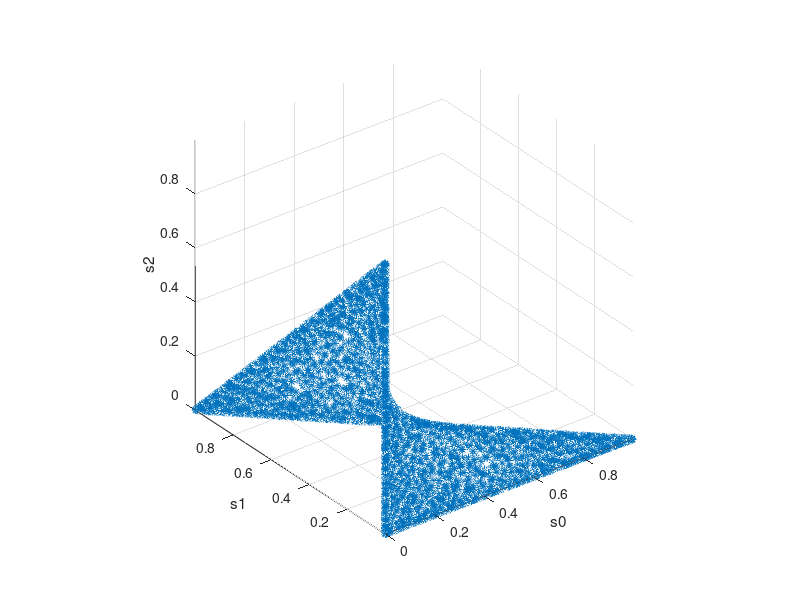
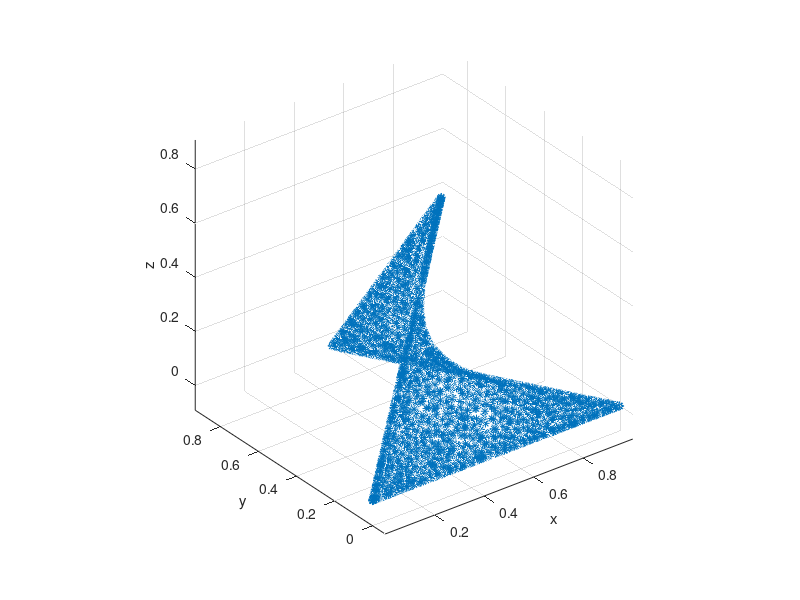

The MATLAB script that drew these images, in order: (Note: this script raises an error after producing the figures.)
%% Study 3-D Blackwell Measure.
clc;clear;
addpath('codes/polar/GA/');

P = 1;                  % The constellation power is 2P.
A = sqrt(P);            % Amplitude on I or Q.

A0 = A*[1,1];
A1 = A*[-1,1];
A2 = A*[-1,-1];
A3 = A*[1, -1];

Esn0 = 1.5;             % unit: dB

% sigma = 0.8;
sigma = A * (10^(-Esn0/20));


%% Do QPSK sampling.
N_sample = 10000;
bm_posterior_coord = zeros(N_sample, 3);

for idx = 1:N_sample
    b0 = rand() > 0.5;
    b1 = rand() > 0.5;
    
    noise = sigma*randn([1,2]);
    y = (1-2*[b0, b1]) + noise;
    r0 = norm(y-A0);
    r1 = norm(y-A1);
    r2 = norm(y-A2);
    r3 = norm(y-A3);
    
    s0 = exp(-r0^2/(2*sigma^2));
    s1 = exp(-r1^2/(2*sigma^2));
    s2 = exp(-r2^2/(2*sigma^2));
    s3 = exp(-r3^2/(2*sigma^2));
    
    s = sum([s0, s1, s2, s3]);
    s0 = s0 / s;
    s1 = s1 / s;
    s2 = s2 / s;
    s3 = s3 / s;
    
    bm_posterior_coord(idx, :) = [s0, s1, s2];
end

scatter3(bm_posterior_coord(:,1), bm_posterior_coord(:,2), bm_posterior_coord(:,3), '*');
xlabel('s0'); ylabel('s1'); zlabel('s2');
axis equal;

% Tetrahedron Representation.
% symbols: [A0, A1, A2, A3].
% bit mapping: [b0b1] = [00, 10, 01, 11].
% Posterioiri proba: [s0, s1, s2, s3].
% [s0, s1, s2] in use.
v0 = [1, 0, 0];
v1 = [0.5, sqrt(3)/2, 0];
v2 = [0.5, 0.5/sqrt(3), sqrt(6)/3];

bm_display_coord = zeros(size(bm_posterior_coord));
for idx = 1:N_sample
    s0 = bm_posterior_coord(idx, 1);
    s1 = bm_posterior_coord(idx, 2);
    s2 = bm_posterior_coord(idx, 3);
    bm_display_coord(idx, :) = s0 * v0 + s1 * v1 + s2 * v2;
end

figure(2);
scatter3(bm_display_coord(:,1), bm_display_coord(:,2), bm_display_coord(:,3), '*');
xlabel('x'); ylabel('y'); zlabel('z');
axis equal;

%% Calculate the exact Blackwell Measure for QPSK-AWGN channel.
N_bins_each_dim = 64;
bin_centers = linspace(0, 1, N_bins_each_dim);
% index of the bins: 1 ~ N_bins_each_dim.
% index0 + index1 <= N + 1.
bm_dist = zeros(N_bins_each_dim, N_bins_each_dim, N_bins_each_dim);

% Enumerate all the bins: use the following code:
% for idx0 = 1:N_bins_each_dim
%     for idx1 = 1:(N_bins_each_dim+1-idx0)
%         for idx2 = 1:(N_bins_each_dim+2-idx0-idx1)
%             s0 = bin_centers(idx0);
%             s1 = bin_centers(idx1);
%             s2 = bin_centers(idx2);
%             s3 = 1-s0-s1-s2;
%             
%         end
%     end
% end

Nb = 2000;
p = 1/Nb;

proba_bins = linspace(0,1,Nb+1);
confidence_bounds = zeros(2, Nb);
expected_value = zeros(1, Nb);
confidence_bounds(1, 1) = -Inf;
confidence_bounds(2, Nb) = +Inf;

for idx = 1:Nb-1
    t = norminv(proba_bins(idx+1));
    confidence_bounds(1, idx+1) = t;
    confidence_bounds(2, idx) = t;
end

for idx = 1:Nb
    L = confidence_bounds(1, idx);
    U = confidence_bounds(2, idx);
    if L == -Inf
        E = -1/sqrt(2*pi)*exp(-0.5*U^2);
    elseif U == +Inf
        E = 1/sqrt(2*pi)*exp(-0.5*L^2);
    else
        E = -1/sqrt(2*pi)*(exp(-0.5*U^2)-exp(-0.5*L^2));
    end
    expected_value(idx) = E/p;
end

% Calculate the QPSK BM.
for idx_i = 1:Nb
    for idx_q = 1:Nb
        Ei = A + sigma * expected_value(idx_i);
        Eq = A + sigma * expected_value(idx_q);

        y = [Ei, Eq];                   % Received signal.
        r0 = norm(y-A0);
        r1 = norm(y-A1);
        r2 = norm(y-A2);
        r3 = norm(y-A3);

        s0 = exp(-r0^2/(2*sigma^2));
        s1 = exp(-r1^2/(2*sigma^2));
        s2 = exp(-r2^2/(2*sigma^2));
        s3 = exp(-r3^2/(2*sigma^2));

        s = sum([s0, s1, s2, s3]);
        s0 = s0 / s;
        s1 = s1 / s;
        s2 = s2 / s;
        s3 = s3 / s;
       
        [idx0, idx1, idx2, idx3] = convert_dist_into_index([s0, s1, s2, s3], N_bins_each_dim);
        
        bm_dist(idx0, idx1, idx2) = bm_dist(idx0, idx1, idx2) + (p^2)/4;
        bm_dist(idx1, idx0, idx3) = bm_dist(idx1, idx0, idx3) + (p^2)/4;
        bm_dist(idx2, idx3, idx0) = bm_dist(idx2, idx3, idx0) + (p^2)/4;
        bm_dist(idx3, idx2, idx1) = bm_dist(idx3, idx2, idx1) + (p^2)/4;
    end
end
fprintf('Construct QPSK BM complete!\n');

%% Display bm_dist using 3D density plot...
I_theoretical = log2(1+(A/sigma)^2);            % Maximum value achievable.
fprintf('Theoretical AWGNC Gaussian-input I = %f bits/ch.use\n', I_theoretical);

I_QPSK = 2*Capacity_Binary_AWGN(A, sigma);
fprintf('Theoretical QPSK channel I = %f bits/ch.use\n', I_QPSK);

I = get_I_4D(bm_dist, bin_centers);
fprintf('BM I = %f bits\n\n', I);

% Decomposition: Decompose into 4-ary symmetric channels and evaluate the
% capacity.
bm_dist_visited = false(N_bins_each_dim,N_bins_each_dim,N_bins_each_dim);
I = 0;
total_mass = 0;

for idx0 = 1:N_bins_each_dim
    for idx1 = 1:(N_bins_each_dim+1-idx0)
        for idx2 = 1:(N_bins_each_dim+2-idx0-idx1)
            idx3 = N_bins_each_dim+3-idx0-idx1-idx2;
            
            b0 = bm_dist_visited(idx0, idx1, idx2);
            b1 = bm_dist_visited(idx1, idx0, idx3);
            b2 = bm_dist_visited(idx2, idx3, idx0);
            b3 = bm_dist_visited(idx3, idx2, idx1);
            if any([b0,b1,b2,b3])
                assert(all([b0,b1,b2,b3]));
                continue;
            end
            
            t0 = bm_dist(idx0, idx1, idx2);
            t1 = bm_dist(idx1, idx0, idx3);
            t2 = bm_dist(idx2, idx3, idx0);
            t3 = bm_dist(idx3, idx2, idx1);
            
            bm_dist_visited(idx0, idx1, idx2)=true;
            bm_dist_visited(idx1, idx0, idx3)=true;
            bm_dist_visited(idx2, idx3, idx0)=true;
            bm_dist_visited(idx3, idx2, idx1)=true;
           
            proba = t0+t1+t2+t3;
            if proba == 0
                continue;
            end
            
            Iq = 2;
            p = [bin_centers(idx0), bin_centers(idx1),bin_centers(idx2),bin_centers(idx3)].';
            for k = 1:4
                if p(k) > 0
                    Iq = Iq + p(k)*log2(p(k));
                end
            end
            I = I + Iq * proba;
            total_mass = total_mass + proba;
        end
    end
end

fprintf('Sym BM I = %f\n', I);


%% Plot!
plot_BM(bm_dist, bin_centers);




